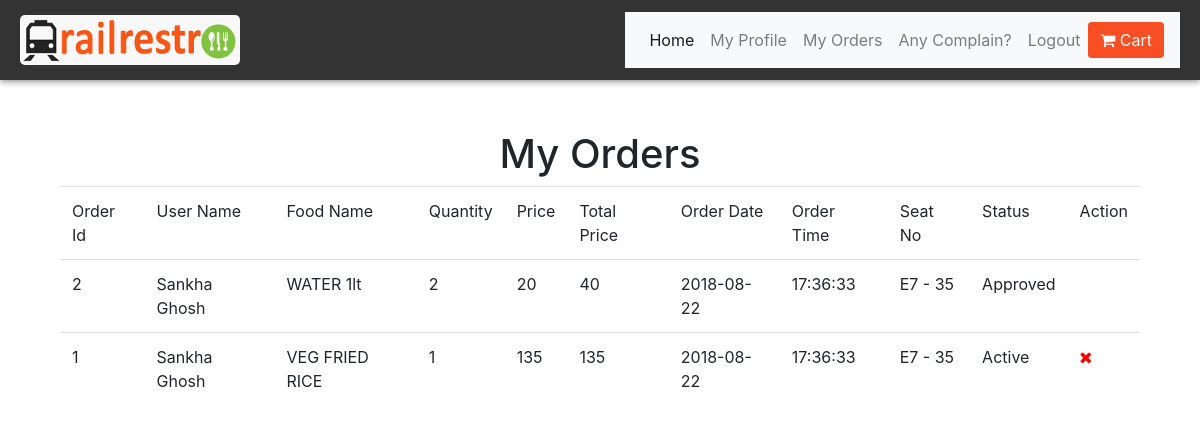
The page /user/view_orders.php (signed in) on the database its author committed.
### tables this page shows
CREATE TABLE `order_food` (
  `order_id` int(11) NOT NULL,
  `train_no` varchar(8) NOT NULL,
  `user_id` varchar(10) NOT NULL,
  `food_id` int(11) NOT NULL,
  `total_no` float NOT NULL,
  `price` float NOT NULL,
  `total_price` float NOT NULL,
  `order_date` date NOT NULL,
  `order_time` time NOT NULL,
  `pnr` varchar(15) DEFAULT NULL,
  `coach_no` varchar(5) DEFAULT NULL,
  `seat_no` varchar(5) DEFAULT NULL,
  `status` int(11) NOT NULL DEFAULT '0'
);

CREATE TABLE `user` (
  `u_id` int(11) NOT NULL,
  `u_name` varchar(30) NOT NULL,
  `u_email` varchar(30) NOT NULL,
  `u_password` varchar(100) NOT NULL,
  `u_phone` varchar(10) NOT NULL,
  `u_address` text NOT NULL
);

CREATE TABLE `food` (
  `food_id` int(11) NOT NULL,
  `train_no` varchar(10) NOT NULL,
  `food_name` varchar(100) NOT NULL,
  `food_desc` text,
  `food_category` varchar(100) NOT NULL,
  `food_price` float NOT NULL,
  `food_image` varchar(100) NOT NULL DEFAULT 'default.jpg'
);

### user/view_orders.php (the view, shortened to what this page needs)
<?php
include_once "./includes/dbconnection.php";
?>
    <!DOCTYPE html>
    <html lang="en">
    <head>
        <?php include_once "./includes/bootstrap.php"; ?>
        <link rel="stylesheet" href="./css/common.css">
        <link rel="stylesheet" href="./css/home.css">
    </head>
    <body>
        <div class="main">
            <?php include_once "./includes/topbar.php" ?>
            <div class="main-content">
                <h1>My Orders</h1>
                <?php
                $sql = "SELECT order_id, user.u_name AS \"u_name\", food.food_name AS \"food_name\", total_no, price, total_price, order_date, order_time, pnr, coach_no, seat_no, status FROM order_food, food, user WHERE order_food.food_id=food.food_id AND order_food.user_id=user.u_id AND order_food.user_id='{$_SESSION['uid']}' ORDER BY order_date, order_time";
                $result = $conn->query($sql);
                if($result->num_rows > 0){
                    ?>
                    <table class="table">
                <tr>
                <td>Order Id</td>
                <td>User Name</td>
                <td>Food Name</td>
                <td>Quantity</td>
                <td>Price</td>
                <td>Total Price</td>
                <td>Order Date</td>
                <td>Order Time</td>
                <td>Seat No</td>
                <td>Status</td>
                <td>Action</td>
                </tr>
                    <?php
                    while($row = $result->fetch_assoc()){
            ?>
                    <tr>
                    <td><?php echo $row['order_id']; ?></td>
                    <td><?php echo $row['u_name']; ?></td>
                    <td><?php echo $row['food_name']; ?></td>
                    <td><?php echo $row['total_no']; ?></td>
                    <td><?php echo $row['price']; ?></td>
                    <td><?php echo $row['total_price']; ?></td>
                    <td><?php echo $row['order_date']; ?></td>
                    <td><?php echo $row['order_time']; ?></td>
                    <td><?php echo $row['coach_no'].' - '.$row['seat_no']; ?></td>
                    <td>
                    <?php
                    switch($row['status']){
                        case 0:
                            echo "Active";
                            break;
                        case 1:
                            echo "Approved";
                            break;
                    }
                    ?>
                    </td>
                    <td>
                    <?php
                    if($row['status'] == 0){
                    ?>
                    <a href="./view_orders.php?cancel=<?php echo $row['order_id']; ?>"><i style="color:red;" class="fa fa-close"></i></a>
                    <?php
                    }
                    ?>
                    </td>
                    </tr>
            <?php
                }
            ?>
            </table>
            <?php
                } else {
            ?>
            <div class="alert alert-danger">
                        <strong>Not Found!</strong> No information found.
                        </div>
            <?php
                }
            ?>
            </div>
    </body>
    </html>

### user/includes/bootstrap.php (shortened to what this page needs)
<link rel="stylesheet" href="..\vendor\bootstrap-4.0.0-dist\css\bootstrap.min.css">
<link href="https://maxcdn.bootstrapcdn.com/bootstrap/4.0.0-alpha.2/css/bootstrap.min.css" rel="stylesheet"/>
<link rel="stylesheet" href="https://maxcdn.bootstrapcdn.com/font-awesome/4.5.0/css/font-awesome.min.css">
<link href="https://stackpath.bootstrapcdn.com/bootstrap/4.1.1/css/bootstrap.min.css" rel="stylesheet">
 <link rel="stylesheet" href="..\vendor\bootstrap-datepicker\bootstrap-datepicker.min.js">

### user/includes/topbar.php (shortened to what this page needs)
<div class="topbar">
    <div class="logo">
        <img src="./images/logo.png" alt="logo" height=50>
    </div>
    <div class="menu">
        <nav class="navbar navbar-expand-lg navbar-light bg-light">
            <div class="collapse navbar-collapse" id="navbarSupportedContent">
                <ul class="navbar-nav mr-auto">
                    <li class="nav-item active">
                        <a class="nav-link" href="#">Home
                        </a>
                    </li>
                    <li class="nav-item">
                        <a class="nav-link" href="./myprofile.php">My Profile</a>
                    </li>
                    <li class="nav-item">
                        <a class="nav-link" href="./view_orders.php">My Orders</a>
                    </li>
                    <li class="nav-item">
                        <a class="nav-link" href="./complain.php">Any Complain?</a>
                    </li>
                    <li class="nav-item">
                        <a class="nav-link" href="./logout.php">Logout</a>
                    </li>
                </ul>
                <?php
                if(isset($_SESSION['uid']) and $_SESSION['uid'] != ""){
                ?>
                <a href="./cart.php" class="btn btn-primary"><i class="fa fa-shopping-cart"></i> Cart</a>
                <?php
                }
                ?>
            </div>
        </nav>
    </div>
</div>

### user/css/common.css (style rules this page uses)
.topbar { overflow: hidden; background-color: #333; position: fixed; top: 0; width: 100%; height: 10vh; padding: 5px 20px; display: flex; flex-direction: row; justify-content: space-between; align-items: center; z-index: 100; box-shadow: 0px 2px 4px -1px rgba(0, 0, 0, 0.2), 0px 4px 5px 0px rgba(0, 0, 0, 0.14), 0px 1px 10px 0px rgba(0, 0, 0, 0.12); }
.btn-primary { background: rgb(247, 78, 36); border: none; color: white; }
.logo img { border-radius: 5px; }

### user/css/home.css (style rules this page uses)
.btn { background: rgb(247, 78, 36); border: none; color: white; }
.main-content { margin-top: 70px; }

### user/view_orders.php (style rules this page uses)
.main-content { display: flex; flex-direction: column; align-items: center; padding-top: 5%; padding-left: 5%; padding-right: 5%; }

### rows shown on the page
order_food: order_id "2", user.u_name "Sankha Ghosh", food.food_name "WATER 1lt", total_no "2", price "20", total_price "40", order_date "2018-08-22", order_time "17:36:33", coach_no "E7", seat_no "35", status "Approved"
order_food: order_id "1", user.u_name "Sankha Ghosh", food.food_name "VEG FRIED RICE", total_no "1", price "135", total_price "135", order_date "2018-08-22", order_time "17:36:33", coach_no "E7", seat_no "35", status "Active"
